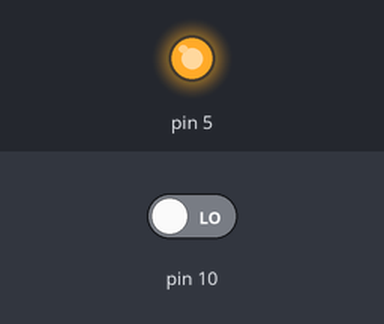
Recording of a sketch running on a simulated Arduino Uno, built with avr-gcc and run on an emulated ATmega328P. Parts: output pins drawn as LEDs (lit = HIGH). Inputs (shaded band) come from the test bench; at power-on: pin 10 LOW.

Above: at 1.2 s.
1.3 s: pin 10 driven HIGH
At 2.5 s:
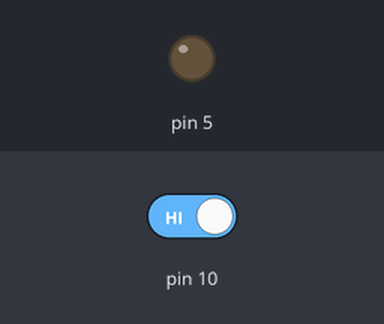
2.8 s: pin 10 driven LOW
At 3.6 s:
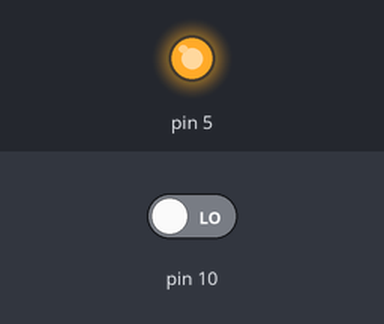
Timing chart, 0 to 5.8 s (numbered marks = the images above; inputs shaded):
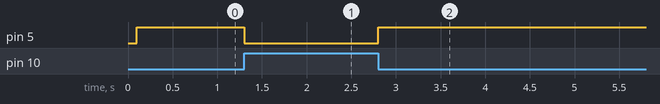

Measured:
- after the input at 1.3 s, pin 5: HIGH → LOW at once
- after the input at 2.8 s, pin 5: LOW → HIGH at once

The sketch:

echo-poussoir.ino
```cpp
void setup() {
  pinMode (5, OUTPUT) ;
  pinMode (10, INPUT) ;
 // pinMode (13, OUTPUT) ;
}

const int delai = 100 ;
//int compteur  = 0 ;

void loop() {
  delay (delai) ;
  if (digitalRead (10)) {
    digitalWrite (5, LOW) ;
  }else{
    digitalWrite (5, HIGH) ;
  }
 /* compteur ++ ; // compteur = compteur + 1 ;
  if (compteur == 10) {
    compteur = 0 ;
    digitalWrite (13, ! digitalRead (13)) ;
  }*/
//  digitalWrite (5, ! digitalRead (10)) ;
}
```
